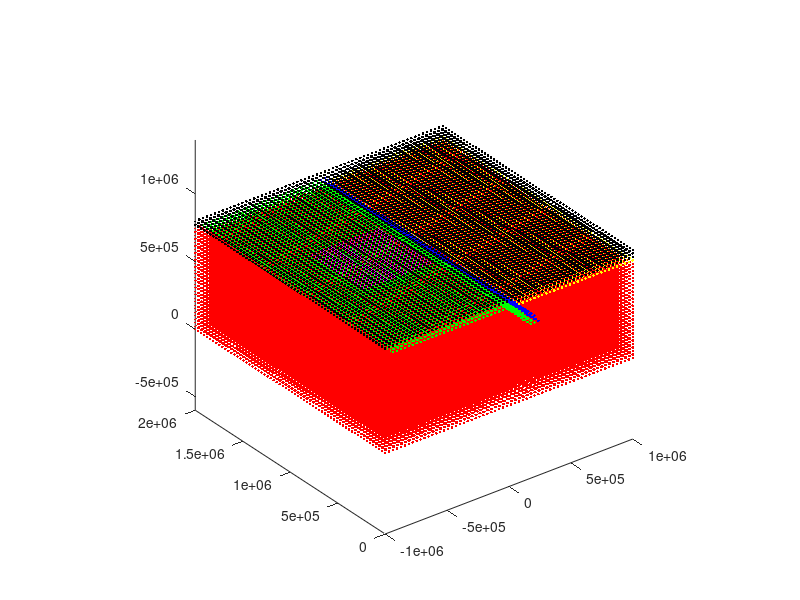

MATLAB code for this plot: (Note: this script raises an error after producing the figure.)

%CreatePhases
%
% Create a 3D array with phase distributions

clear


ParticleOutput  =   'ParticlesInput3D.dat';
PassiveOutput   =   'PassiveInput.dat';

%domain
W       =   2000e3;
L       =   2000e3;
H       =   800e3;

nump_x  =   100;   %for tests
nump_y  =   100;
nump_z  =   100;

nump_x  =   32*2;  %for simulations
nump_y  =   32*2;
nump_z  =   16*2;

margin  =   50e3;               %specify whether the plates are attached margin=0 or unattached to the boundaries
dx_reg  =   W/(nump_x-1);
dy_reg  =   L/(nump_y-1);
dz_reg  =   H/(nump_z-1);
x_left  =   -1000e3;
y_front =   0;
z_bot   =   0;

[X,Y,Z] =   meshgrid([x_left:dx_reg:x_left+W], [y_front:dy_reg:y_front+L], [z_bot:dz_reg:z_bot+H]);

Phase   =   zeros(size(X));     %   Contains phases
Temp    =   zeros(size(X));     %   Contains temperatures

if round((nump_y-1)/4)~=(nump_y-1)/4
    disp(['watch it: probably mistake with number of particles in y-direction'])
end
if round((nump_x-1)/4)~=(nump_x-1)/4
    disp(['watch it: probably mistake with number of particles in x-direction'])
end
if round((nump_z-1)/4)~=(nump_z-1)/4
    disp(['watch it: probably mistake with number of particles in z-direction'])
end

% Create slab-like initial distribution====================================
%Slab
H_slab              =   H/8;
Width_slab          =   L; %2*.9*L;
Depth_slab          =   0.65*H;
Length_slab         =   .35*W;
Depth_LowerMantle   =   670e3;
ThicknessAir        =   0.05*H;

%India block
H_India             =   1.2*H_slab;
Width_India         =   .3*W;
Length_India        =   .3*W;

%Lithosphere_Asia
H_Asia              =   H/8;

%Thickness of crust Asia
Crust_Asia          =   30e3;

%WEAK ZONE
Width_weak          = 0e3;

%PHASES
mantle     = 0;
air        = 1;
slab       = 2;
sed_layer  = 3;
india      = 4;
asia       = 5;
crust_asia = 6;


Thickness_sed = 10e3;
Lith_thickness= H_slab-ThicknessAir-Thickness_sed;

%SLAB
ind         =   find( X>(x_left+margin) & X<0 & Z>(H-H_slab)  );% & Y>margin & Y<(L-margin)); 
Phase(ind)  =   slab;

ind         =   find( (Z<(H-(X-0/2))) &  (Z>((H-H_slab)-(X-0/2))) & Z>Depth_slab );% & Y>margin & Y<(L-margin) ); 
Phase(ind)  =   slab;

%Sedimentary layer
ind         =   find( X>(x_left+margin) & X<Thickness_sed & Z>(H-ThicknessAir-Thickness_sed) );% & Y>margin & Y<(L-margin)); 
Phase(ind)  =   sed_layer;

ind         =   find((Z<(H-(X-0/2))) & Z>Depth_slab & (Z>((H-ThicknessAir)-(X-0/2))) );% & Y>margin & Y<(L-margin)); 
Phase(ind)  =   sed_layer;

%INDIA
%lithosphere India
ind         =   find( X>-(Length_slab+Width_India)/2 & X<-(Length_slab-Width_India)/2 & Z>(H-H_India) & Y>(L-Width_India)/2 & Y<(L+Width_India)/2); %& (abs(Y)+y_front)<=Width_slab/2 %%half-slab
Phase(ind)  =   slab;

%crust India
ind         =   find( X>-(Length_slab+Width_India)/2 & X<-(Length_slab-Width_India)/2 & Z>(H-H_India+Lith_thickness) & Y>(L-Width_India)/2 & Y<(L+Width_India)/2); %& (abs(Y)+y_front)<=Width_slab/2 %%half-slab
Phase(ind)  =   india;

%ASIA
ind         =   find((X>Width_weak) & (Z>(H-(X-Width_weak))) & Z>(H-H_Asia) & X>0 );% & Y>margin & Y<(L-margin) & X<(-x_left-margin)); 
Phase(ind)  =   asia;

%crust Asia
ind         =   find((X>Width_weak) & (Z>(H-(X-Width_weak))) & Z>(H-ThicknessAir-Crust_Asia) & X>0 );% & Y>margin & Y<(L-margin) & X<(-x_left-margin)); 
Phase(ind)  =   crust_asia;



% % Cut off a little bit from the corner
% ind         =   find( (Z>(H-.5*(X+0.05))) & (abs(Y)+y_front)<=Width_slab/2);
% Phase(ind)  =   0;


% Add AIR
ind         =   find( Z>(H-ThicknessAir) );
Phase(ind)  =   air;


%==========================================================================
% % Create slab-like initial distribution====================================
% H_slab              =   0.1*H;
% Width_slab          =   2*L;
% Depth_slab          =   0.8*H;
% %Length_slab         =   .33*W;
% Length_slab         =   2*.51*W;
% 
% Depth_LowerMantle   =  670e3;
% 
% 
% ind         =   find( X>-Length_slab & X<=0 & (abs(Y)+y_front)<=Width_slab/2 & Z>(H-H_slab));
% Phase(ind)  =   3;
% 
% 
% % % right side of slab
% % ind         =   find( X>0 & X<Length_slab & (abs(Y)+y_front)<=Width_slab/2 & Z>(H-H_slab));
% % Phase(ind)  =   4;
% 
% 
% ind         =   find( (X)>=-H_slab &  X<=0 & (abs(Y)+y_front)<=Width_slab/2 & Z>(Depth_slab));
% Phase(ind)  =   1;
% %==========================================================================

% Add lower mantle in a primitive way======================================
ind         =   find(Z<(H-Depth_LowerMantle)) ;
Phase(ind)  =   mantle;


% 
% ind         =   find(Z<300e3 );
% Phase(ind)  =   2;
%==========================================================================


%==========================================================================
% Set initial temperature distribution - in Celcius
%
Temp = (H-Z)./H*0 + 0.5 + (rand(size(Z))-0.5)*0.05 + 0*1000;

%
%==========================================================================



% Plot in matlab
figure(1), clf, hold on
marker = {'r','k','g','b','m','y'};
for phase=0:max(Phase(:))
    ind = find(Phase==phase);
    ind = find(abs(Phase-phase)<1e-9);
    ind_plot = phase+1;
    if ind_plot>length(marker); ind_plot = ind_plot-fix(ind_plot/length(marker))*length(marker)+1; end
    plot3(X(ind),Y(ind), Z(ind),[marker{ind_plot},'.']);
end
view(3)
axis equal



% Create a vector to be saved in PETSc format
PhaseOrig   = Phase;
PhaseVec(1) = nump_z;
PhaseVec(2) = nump_y;
PhaseVec(3) = nump_x;
Phase       = permute(Phase,[2 1 3]);
Temp        = permute(Temp, [2 1 3]);

PhaseVec    = [PhaseVec(:); Phase(:); Temp(:)];

% Save data to file
PetscBinaryWrite(ParticleOutput, PhaseVec);




% 
% 
% %==========================================================================
% % Generate a surface that describes the same data
% %==========================================================================
% 
% % Upper and lower boundaries
% Xtop    =   [];     Ytop    =   [];     Ztop    =   [];
% Xbot    =   [];     Ybot    =   [];     Zbot    =   [];
% InnerPhase  =     1;
% for ix=1:size(X,2);
%     for iy=1:size(X,1);
%         ind =   find(PhaseOrig(iy,ix,:)==InnerPhase);
% 
%         if ~isempty(ind)
%             deps = 1e-4;
%             Xtop    =   [Xtop; X(iy,ix,ind(end))];
%             Ytop    =   [Ytop; Y(iy,ix,ind(end))];
%             Ztop    =   [Ztop; Z(iy,ix,ind(end))-deps];
% 
%             Xbot    =   [Xbot; X(iy,ix,ind(1))];
%             Ybot    =   [Ybot; Y(iy,ix,ind(1))];
%             Zbot    =   [Zbot; Z(iy,ix,ind(1))];
%         end
% 
%     end
% end
% 
% 
% % Front and back boundaries
% Xfront   =   [];     Yfront   =   [];     Zfront   =   [];
% Xback    =   [];     Yback    =   [];     Zback    =   [];
% InnerPhase  =     1;
% for ix=1:size(X,2);
%     for iz=1:size(X,3);
%         ind =   find(PhaseOrig(:,ix,iz)==InnerPhase);
% 
%         if ~isempty(ind)
%             deps = 1e-4;
%             Xback    =   [Xback; X(ind(end),ix,iz)];
%             Yback    =   [Yback; Y(ind(end),ix,iz)-deps];
%             Zback    =   [Zback; Z(ind(end),ix,iz)];
% 
%             Xfront    =   [Xfront; X(ind(1),ix,iz)];
%             Yfront    =   [Yfront; Y(ind(1),ix,iz)+deps];
%             Zfront    =   [Zfront; Z(ind(1),ix,iz)];
%         end
% 
%     end
% end
% 
% % Left boundaries
% Xleft   =   [];     Yleft   =   [];     Zleft   =   [];
% InnerPhase  =     1;
% for iy=1:size(X,1);
%     for iz=1:size(X,3);
%         ind =   find(PhaseOrig(iy,:,iz)==InnerPhase);
% 
%         if ~isempty(ind)
%             if (ind(1))==1
%                 Xleft    =   [Xleft; X(iy,ind(1),iz)];
%                 Yleft    =   [Yleft; Y(iy,ind(1),iz)];
%                 Zleft    =   [Zleft; Z(iy,ind(1),iz)];
%             end
%         end
% 
%     end
% end
% 
% % 'Patch' the surfaces together
% TriTop          =   delaunay(Xtop,Ytop);
% TriBot          =   delaunay(Xbot,Ybot);
% 
% 
% % Create the front part----------------------------------------------------
% TriFront        =   delaunay(Xfront,Zfront);
% 
% % 'Inspect' the triangles. Only those that are inside are allowed
% TriReal = ones(length(TriFront),1);
% for itri = 1:length(TriFront);
% 
%     tri     =   TriFront(itri,:);
%     xmean   =   mean(Xfront(tri));
%     ymean   =   mean(Yfront(tri));
%     zmean   =   mean(Zfront(tri));
% 
%     x_int   =   round((xmean-x_left)/dx_reg)+1;
%     z_int   =   round((zmean-z_bot)/dz_reg)+1;
% 
%     if (x_int==0); x_int = 1; end
% 
%     if PhaseOrig(fix(size(PhaseOrig,1)/2),x_int,z_int)~=InnerPhase;
%         TriReal(itri) = 0;
%     end
% end
% ind = find(TriReal==0);
% TriFront(ind,:) = [];
% %--------------------------------------------------------------------------
% 
% % % Create the back part-----------------------------------------------------
% TriBack        =   delaunay(Xback,Zback);
% 
% % 'Inspect' the triangles. Only those that are inside are allowed
% TriReal = ones(length(TriBack),1);
% for itri = 1:length(TriBack);
% 
%     tri     =   TriBack(itri,:);
%     xmean   =   mean(Xback(tri));
%     ymean   =   mean(Yback(tri));
%     zmean   =   mean(Zback(tri));
% 
%     x_int   =   round((xmean-x_left)/dx_reg)+1;
%     z_int   =   round((zmean-z_bot)/dz_reg)+1;
% 
%     if PhaseOrig(fix(size(PhaseOrig,1)/2),x_int,z_int)~=InnerPhase;
%         TriReal(itri) = 0;
%     end
% end
% ind = find(TriReal==0);
% TriBack(ind,:) = [];
% %TriBack=[];
% % %--------------------------------------------------------------------------
% 
% TriLeft        =   delaunay(Yleft,Zleft);
% 
% TriCombined     =   [TriTop; TriBot+ length(Xtop); TriFront+length(Xtop)+length(Xbot); TriBack+length(Xtop)+length(Xbot)+length(Xfront); TriLeft+length(Xtop)+length(Xbot)+length(Xfront)+length(Xback)];
% 
% XCombined       =   [Xtop; Xbot; Xfront; Xback; Xleft];
% YCombined       =   [Ytop; Ybot; Yfront; Yback; Yleft];
% ZCombined       =   [Ztop; Zbot; Zfront; Zback; Zleft];
% ZCombined=ZCombined-0.005;
% 
% % Save data in Petsc format
% PassiveMat(:,1) =   XCombined;
% PassiveMat(:,2) =   YCombined;
% PassiveMat(:,3) =   ZCombined;
% PassiveMat      =   [length(XCombined);    XCombined(:);     YCombined(:);     ZCombined(:); ...
%     length(TriCombined);  TriCombined(:,1); TriCombined(:,2); TriCombined(:,3)];
% %PassiveMat      =   sparse(PassiveMat);
% PetscBinaryWrite(PassiveOutput, PassiveMat);
% 


% figure(2), clf, hold on
% %trisurf(TriTop,Xtop,Ytop,Ztop,'facecolor','r')
% %trisurf(TriBot,Xbot,Ybot,Zbot,'facecolor','r')
% 
% %trisurf(TriCombined,XCombined,YCombined,ZCombined,'facecolor','r')
% 
% view(3), axis equal, box on
% axis( [min(X(:)) max(X(:)) min(Y(:)) max(Y(:)) min(Z(:)) max(Z(:)) ]);
% 
% view(0,0)

%save test TriCombined

